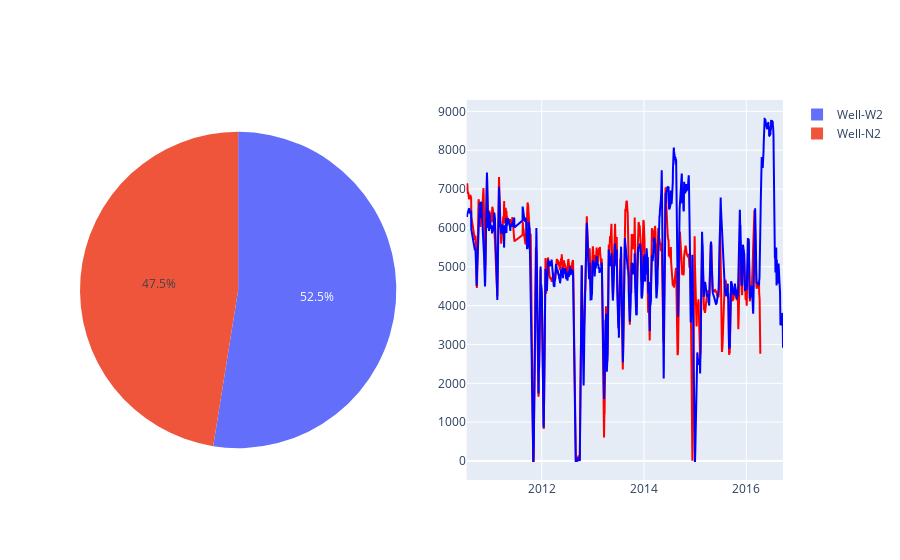

This figure's notebook cell:
### Code cell
import plotly.graph_objects as go
from plotly.subplots import make_subplots

import pandas as pd

series_data = DataSource(data)
df_data = series_data.to_dataframe

filter_series = series_data.filter(early_date, later_date)
filter_df = filter_series.to_dataframe

pt_wi_well = filter_series.create_pivot_table_well(ProductionDataSchema.MOVING_AVERAGE_WI)
pt_wi_well_filter = pt_wi_well[pt_wi_well[ProductionDataSchema.MOVING_AVERAGE_WI] != 0]

pt_ma_wi_date = filter_series.create_pivot_table_date_well_ma(ProductionDataSchema.MOVING_AVERAGE_WI)
pt_ma_wi_date_w1 = pt_ma_wi_date[pt_ma_wi_date[ProductionDataSchema.WELLBORE] == "Well-N2"]
pt_ma_wi_date_w2 = pt_ma_wi_date[pt_ma_wi_date[ProductionDataSchema.WELLBORE] == "Well-W2"]

# Initialize figure with subplots
figure = make_subplots(
            rows=1, cols=2,
            # column_widths=[0.5, 0.5],
            # row_heights=[0.5, 0.5],
            specs=[
                [{"type": "pie"}, {"type": "scatter"}],
            ]
        )

# pie chart for MA of Water Injection

figure.add_trace(
    go.Pie(
        name="Cum Water Injection (m3) by Well",
        labels=pt_wi_well_filter["WELL_BORE_CODE"].to_list(),
        values=pt_wi_well_filter["MOVING_AVERAGE_WI"].to_list(),
        # hole=0.5
        ),
        row=1, col=1,
    )

# line chart for MA of Well-N2
figure.add_trace(
    go.Scatter(
        name="Cum Water Injection (m3) by Time",
        x=pt_ma_wi_date_w1["DATEPRD"],
        y=pt_ma_wi_date_w1["MOVING_AVERAGE_WI"],
        mode='lines',
        # fill='tozeroy',  # Set fill to 'tozeroy' for area below the line
        line={'color': 'red'},
        showlegend=False
        ),
        row=1, col=2
    )

# line chart for MA of Well-W2
figure.add_trace(
    go.Scatter(
        name="Cum Water Injection (m3) by Time",
        x=pt_ma_wi_date_w2["DATEPRD"],
        y=pt_ma_wi_date_w2["MOVING_AVERAGE_WI"],
        mode='lines',
        # fill='tozeroy',  # Set fill to 'tozeroy' for area below the line
        line={'color': 'blue'},
        showlegend=False
        ),
        row=1, col=2
    )

# # Set theme, margin, and annotation in layout
# figure.update_layout(
#     template="plotly_dark",
#     margin=dict(r=10, t=25, b=40, l=60),
#     annotations=[
#         dict(
#             text="Source: NOAA",
#             showarrow=False,
#             xref="paper",
#             yref="paper",
#             x=0,
#             y=0)
#     ]
# )

figure.show()

### Figure 1 — Plotly figure (JSON) as saved in the notebook; plotly's stock layout.template omitted (floating-point values rounded to 4 significant figures; data arrays with more than 128 entries replaced by an {"elided": "..."} marker saying what was removed)
{"data": [{"domain": {"x": [0, 0.45], "y": [0, 1]}, "labels": ["Well-N2", "Well-W2"], "name": "Cum Water Injection (m3) by Well", "type": "pie", "values": [9611000.0, 10630000.0]}, {"line": {"color": "red"}, "mode": "lines", "name": "Cum Water Injection (m3) by Time", "showlegend": false, "type": "scatter", "x": {"elided": "2001 str values"}, "xaxis": "x", "y": {"elided": "2001 float values"}, "yaxis": "y"}, {"line": {"color": "blue"}, "mode": "lines", "name": "Cum Water Injection (m3) by Time", "showlegend": false, "type": "scatter", "x": {"elided": "2133 str values"}, "xaxis": "x", "y": {"elided": "2133 float values"}, "yaxis": "y"}], "layout": {"xaxis": {"anchor": "y", "domain": [0.55, 1]}, "yaxis": {"anchor": "x", "domain": [0, 1]}}}
